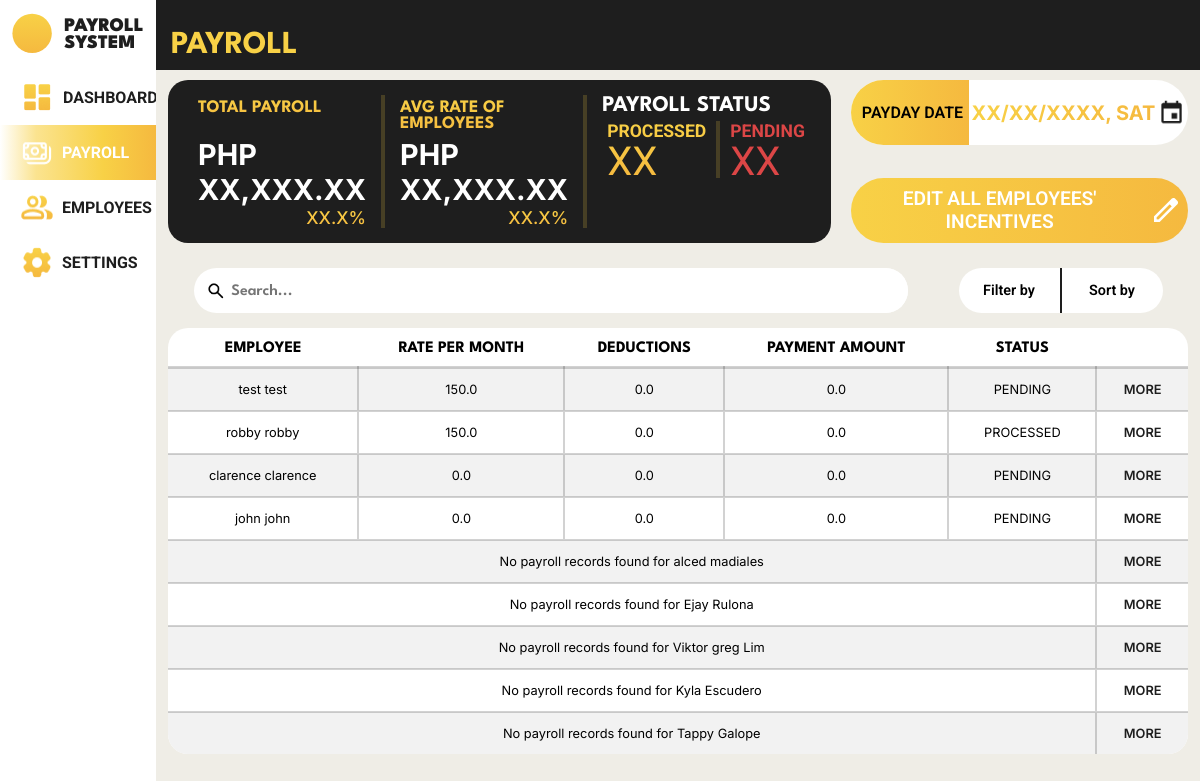
/payroll_system/payrolls/ (signed in), run on an earlier commit of the app's database.
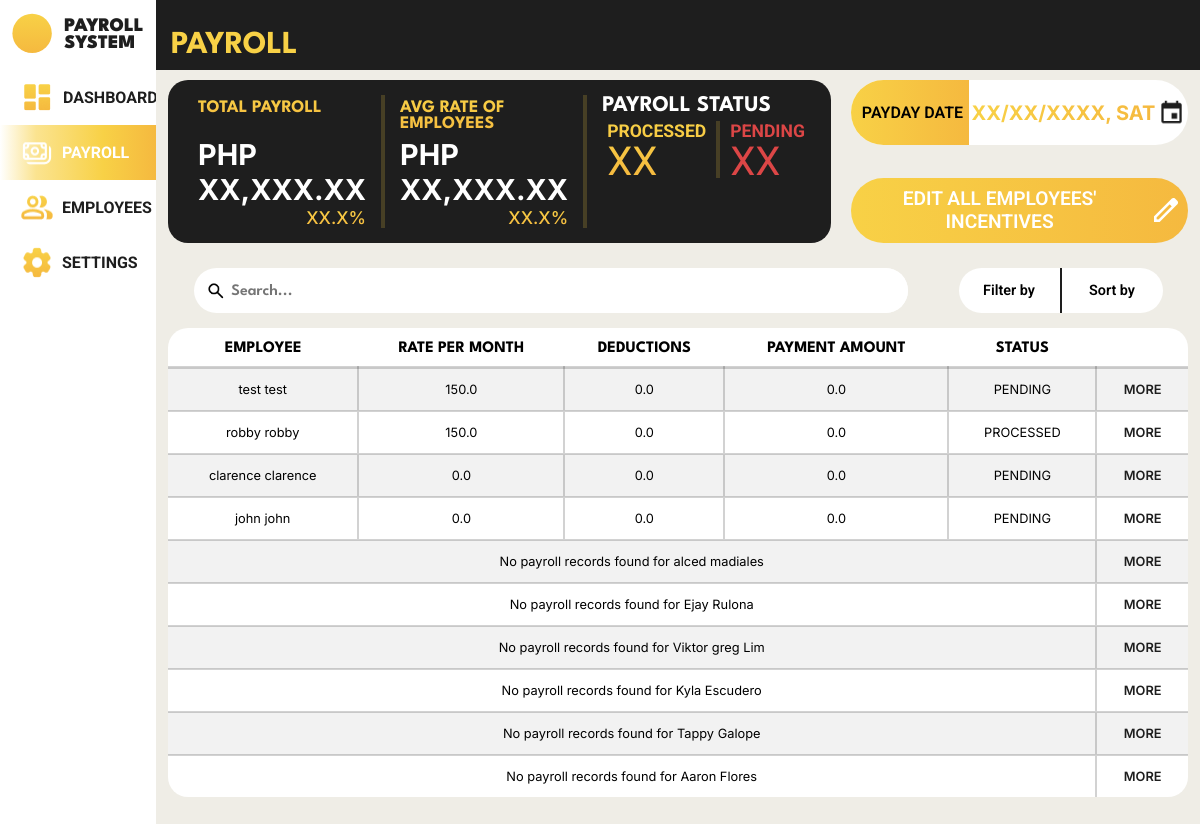
And on a later commit of the database.
### payroll_system/models.py (models this page shows, shortened)
class Employee(models.Model):
    class Gender(models.TextChoices):
        MALE = 'Male', _('Male')
        FEMALE = 'Female', _('Female')
        OTHERS = 'Others', _('Others')
    class HighestEducation(models.TextChoices):
        GRADESCHOOL = 'Grade School', _('Grade School')
        HIGHSCHOOL = 'High School', _('High School')
        BACHELORS_DEGREE = 'Bachelor\'s Degree', _('Bachelor\'s Degree')
        VOCATIONAL_EDUCATION = 'Vocational Education', _('Vocational Education')
        MASTERS_DEGREE = 'Master\'s Degree', _('Master\'s Degree')
    class EmployeeStatus(models.TextChoices):
        FULLTIME = 'Full Time', _('Full Time')
        PARTTIME = 'Part Time', _('Part Time')
    class ActiveStatus(models.TextChoices):
        ACTIVE = 'Active', _('Active')
        INACTIVE = 'Inactive', _('Inactive')
    employee_id = models.AutoField(primary_key=True)
    first_name = models.CharField(max_length=100, null=False)
    last_name = models.CharField(max_length=100, null=False)
    gender = models.CharField(max_length=6, choices=Gender.choices, null=False)
    date_of_birth = models.DateField(null=True)
    contact_number = models.CharField(max_length=15, null=True)
    emergency_contact = models.CharField(max_length=15, null=True)
    barangay = models.CharField(max_length=100, null=True)
    postal_address = models.IntegerField(null=True)
    highest_education = models.CharField(max_length=20, choices=HighestEducation.choices, null=True)
    work_experience = models.CharField(max_length=2083, null=True)
    date_of_employment = models.DateField(default=timezone.now)
    days_worked = models.IntegerField(default=0, null=False)
    employee_status = models.CharField(max_length=9, choices=EmployeeStatus.choices, null=True)
    active_status = models.CharField(max_length=8, choices=ActiveStatus.choices, default=ActiveStatus.ACTIVE)
    absences = models.IntegerField(default=0, null=False)
    employee_image = models.ImageField(null=True, blank=True, upload_to='images/')

class Payroll(models.Model):
    class PayrollStatus(models.TextChoices):
        PENDING = 'PENDING', _('Pending')
        PROCESSED = 'PROCESSED', _('Processed')
    payroll_id = models.AutoField(primary_key=True)
    rate = models.FloatField(default=0, null=False)
    incentives = models.FloatField(default=0, null=False)
    payroll_status = models.CharField(max_length=9, choices=PayrollStatus.choices, default=PayrollStatus.PENDING, null=True, blank=True)
    deductions = models.FloatField(default=0, null=False)
    salary = models.FloatField(default=0, null=False)
    cash_advance = models.FloatField(default=0, null=False)
    under_time = models.FloatField(default=0, null=False)
    payment_date = models.DateField(null=False)
    employee_id_fk = models.ForeignKey(Employee, on_delete=models.CASCADE, related_name='payrolls')
    attendance_id_fk = models.ForeignKey(Attendance, null=True, blank=True, on_delete=models.CASCADE)

### payroll_system/views.py (the view)
# urls.py: path('payrolls/', views.payrolls, name='payrolls'),
@login_required
def payrolls(request):
    employees = Employee.objects.prefetch_related('payrolls').all()
    context = {
        'employees': employees
    }
    return render(request, 'payroll_system/payroll.html', context)

### payroll_system/templates/payroll_system/payroll.html (shortened to what the changed rows need)
{% load static %}
<!DOCTYPE html>
<html lang="en">
<head>
    <link rel="stylesheet" href="{% static 'css/template.css' %}">
    <link rel="stylesheet" href="{% static 'css/payroll.css' %}">
</head>
<body>
    <div class="body">
        <header>
            <h1>PAYROLL</h1>
        </header>
        <div class="system_content">
            <div class="container">
                <div class="top">
                    <div class="content_1">
                        <div class="statistics">
                            <div class="total_payroll">
                                <div class="title"><h1>TOTAL PAYROLL</h1></div>
                            </div>
                            <div class="avg_rate">
                                <div class="title">
                                    <h1>AVG RATE OF EMPLOYEES</h1>
                                </div>
                            </div>
                            <div class="payroll_status">
                                <div class="title">
                                    <h1>PAYROLL STATUS</h1>
                                </div>
                                <div class="content">
                                    <div class="processed">
                                        <h1>PROCESSED</h1>
                                    </div>
                                    <div class="pending">
                                        <h1>PENDING</h1>
                                    </div>
                                </div>
                            </div>
                        </div>
                    </div>
                </div>
                <div class="table">
                    <table>
                        <tr>
                            <th>EMPLOYEE</th>
                            <th>RATE PER MONTH</th>
                            <th>DEDUCTIONS</th>
                            <th>PAYMENT AMOUNT</th>
                            <th>STATUS</th>
                            <th></th>
                        </tr>
                        {% for employee in employees %}
                            {% for payroll in employee.payrolls.all %}
                            <tr>
                                <td>{{ employee.first_name }} {{ employee.first_name }}</td>
                                <td>{{ payroll.rate }}</td>
                                <td>{{ payroll.deductions }}</td>
                                <td>{{ payroll.salary }}</td>
                                <td>{{ payroll.payroll_status }}</td>
                                <td><a href="{% url 'payroll_system:payroll_individual' employee.employee_id %}">MORE</a></td>
                            </tr>
                            {% empty %}
                            <tr>
                                <td colspan="5">No payroll records found for {{ employee.first_name }} {{ employee.last_name }}</td>
                                <td><a href="{% url 'payroll_system:payroll_individual' employee.employee_id %}">MORE</a></td>
                            </tr>
                            {% endfor %}
                        {% endfor %}
                    </table>
                </div>
            </div>
        </div>
    </div>
</body>
</html>

What changed in the data, as far as the page shows it:
added Employee: first_name "Aaron", last_name "Flores"
